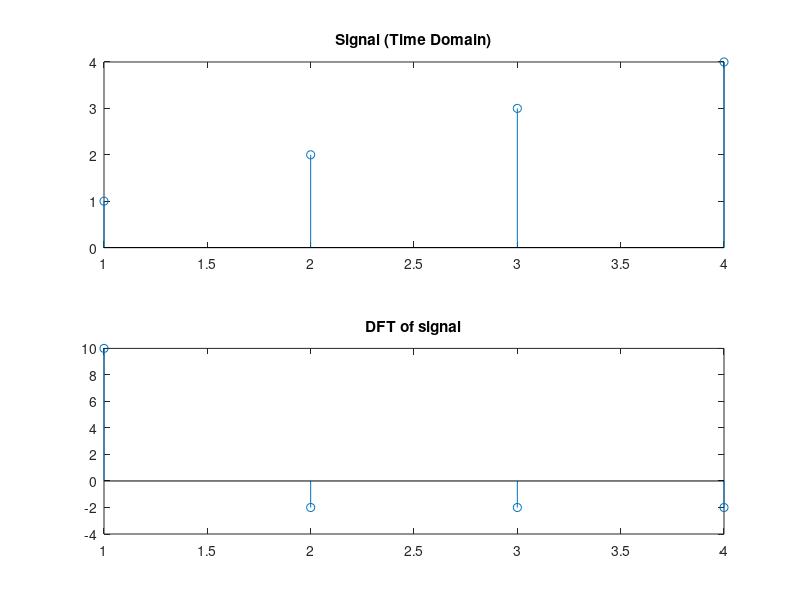

The MATLAB source for this figure:
%% Experiment 21

%% Digital Fourier Transform
% Finding digital fourier transform of a 1-D signal

clear all;
clc;

x = [1 2 3 4 5];
N = 4;  % length of the DFT signal
L = length(x);

if N>L
    x = [x zeros(1,N-1)];
elseif N<L
    x = x(1:N);
end

w = exp(-j*2*pi/N);
n = 0:1:N-1;
k = 0:1:N-1;
nk = n'*k;
W = w.^nk;
X = x*W;

subplot(211),stem(x),title('Signal (Time Domain)');
subplot(212),stem(X),title('DFT of signal');

%% Conclusion
% Digital Fourier Transformation of the signal converted the digital
% time-domain signal to a digital frequency domain signal. The signal is
% now ready for digital computations in frequency domains.
